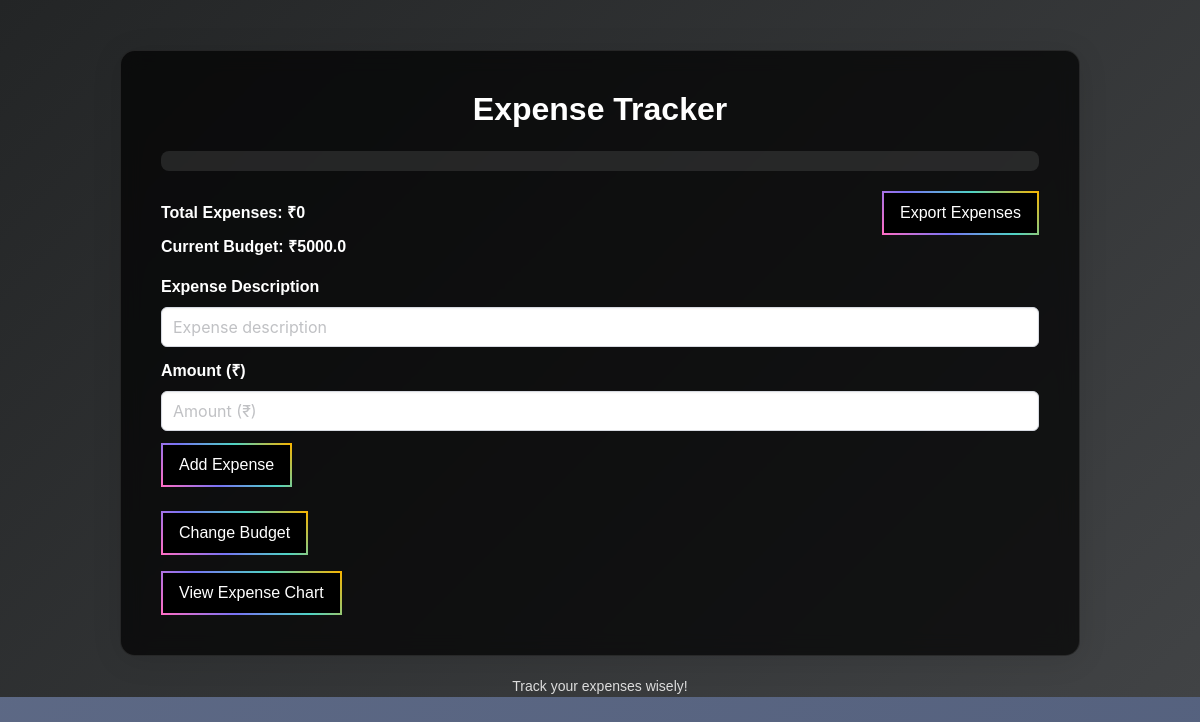
Before: / with the older database file.
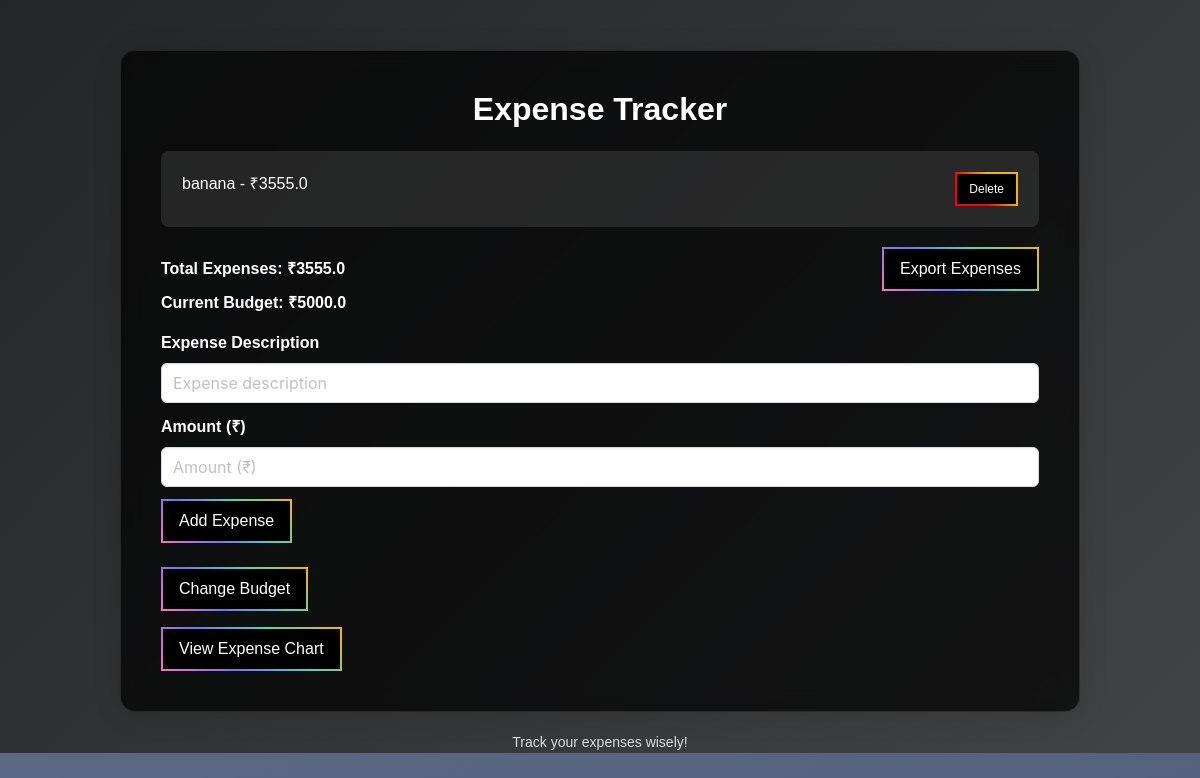
After: the same page with the newer database file.
### app.py (models this page shows)
class Budget(db.Model):
    id = db.Column(db.Integer, primary_key=True)
    value = db.Column(db.Float, nullable=False)

class Expense(db.Model):
    id = db.Column(db.Integer, primary_key=True)
    description = db.Column(db.String(100), nullable=False)
    amount = db.Column(db.Float, nullable=False)
    date_added = db.Column(db.DateTime, default=db.func.current_timestamp())

### app.py (the view, shortened to what this page needs)
@app.route('/', methods=["GET", "POST"])
def index():
    budget_entry = Budget.query.first()
    budget = budget_entry.value if budget_entry else 0
    expenses = Expense.query.all()
    total = sum(expense.amount for expense in expenses)
    alert = None
    if total > budget:
        alert = "You've exceeded the budget!"
    return render_template("index.html", expenses=expenses, total=total, budget=budget, alert=alert)

### templates/index.html (shortened to what this page needs)
<!DOCTYPE html>
<html lang="en">
<head>
    <link rel="stylesheet" href="static/css/bulma.min.css">
</head>
<body>
    <div class="container">
        <h1 class="title has-text-centered">Expense Tracker </h1>
        <ul class="list expense-list">
            {% for expense in expenses %}
            <li class="list-item is-flex is-justify-content-space-between">
                <span>{{ expense.description }} - ₹{{ expense.amount }}</span>
                <form action="{{ url_for('remove_expense') }}" method="POST">
                    <button type="submit" class="button is-danger is-small">Delete</button>
                </form>
            </li>
            {% endfor %}
        </ul>
        <div class="is-flex is-justify-content-space-between is-align-items-center mt-4">
            <p class="total-expenses">Total Expenses: ₹{{ total }}</p>
            <button id="exportButton" class="button is-primary">Export Expenses</button>
        </div>
        <p class="current-budget">Current Budget: ₹{{ budget }}</p>
        <form action="/" method="POST" class="mt-4">
            <div class="field">
                <label class="label has-text-white">Expense Description</label>
                <div class="control">
                    <input type="text" id="description" name="description" class="input" placeholder="Expense description" required>
                </div>
            </div>
            <div class="field">
                <label class="label has-text-white">Amount (₹)</label>
                <div class="control">
                    <input type="number" step="1" id="amount" name="amount" class="input" placeholder="Amount (₹)" required min="0">
                </div>
            </div>
            <div class="field">
                <div class="control">
                    <button type="submit" class="button is-primary">Add Expense</button>
                </div>
            </div>
        </form>
        <br>
        <a href="/set_budget" class="button is-primary">Change Budget</a>
        <br>
        <a href="/chart" class="button is-primary mt-4">View Expense Chart</a>
    </div>
    <footer>
        <p>Track your expenses wisely! </p>
    </footer>
</body>
</html>

Changed rows visible on the page:
added Expense: description "banana", amount "3555.0"
Other visible differences:
{{ total }}: "0" → "3555.0"
